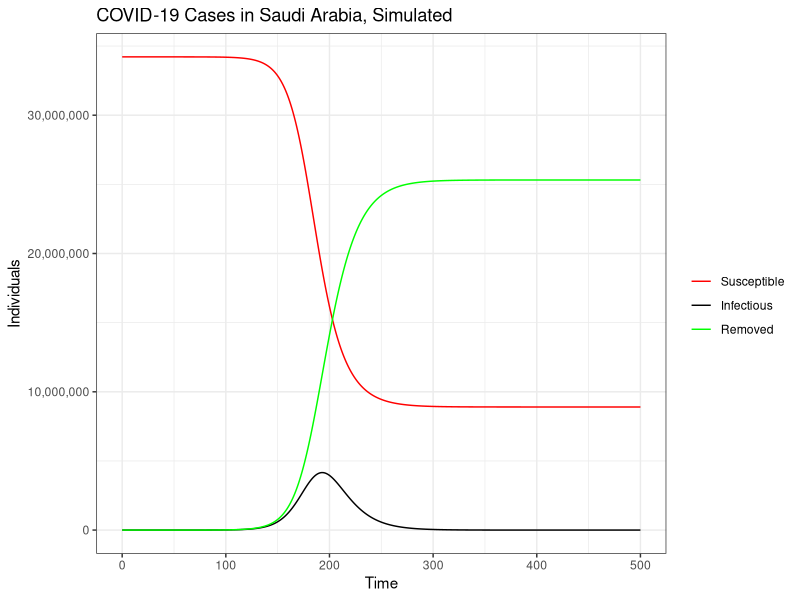
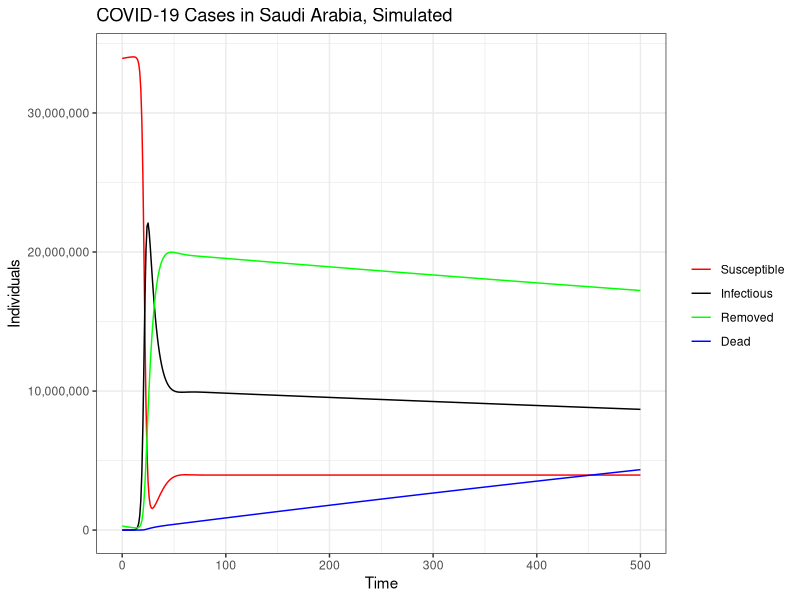
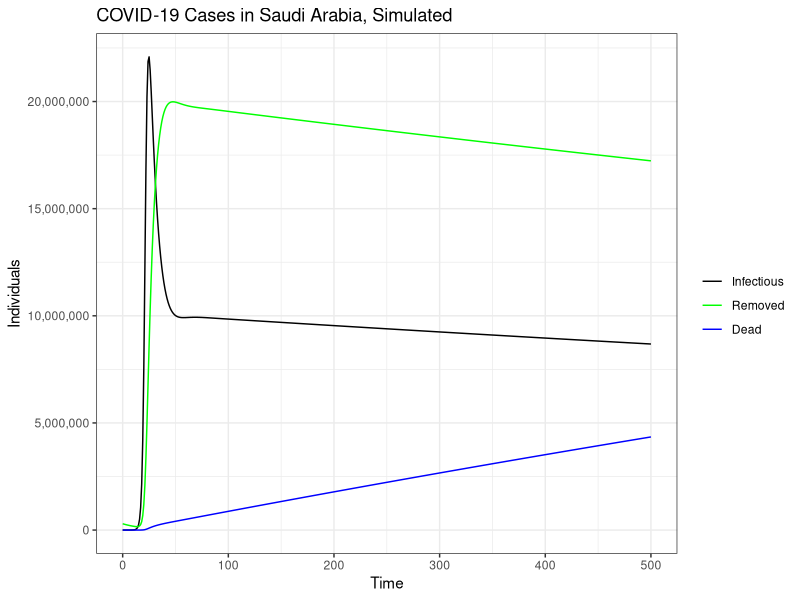

The R source for these figures, in order: (Note: this script raises an error after producing the figures.)
library(deSolve)
library(tidyverse)

#begin with simple SIR function
#sir function
sir <- function(time, init, parameters) {
  with(as.list(c(init, parameters)), {
    dS <- -beta * S * I / N
    dI <-  beta * S * I / N - gamma * I
    dR <-  gamma * I
    
    return(list(c(dS, dI, dR)))
  })
}

#set the parameters
init       <- c(S = 34217997, I = 3, R = 0)
parameters <- c(N = 34218000, beta = 0.182, gamma = 0.1)
times      <- seq(0, 500, by = 1)

#solve the system of ODE's
out <- ode(y = init, times = times, func = sir, parms = parameters)

#convert to dataframe
out <- as.data.frame(out)
#check values
head(out, 10)
#visualize
SIR_graph <- out %>%
  ggplot(aes(x = times)) +
  labs(y="Individuals",
       x="Time",
       title="COVID-19 Cases in Saudi Arabia, Simulated") +
  geom_line(aes(y= S, color = "Susceptible")) +
  geom_line(aes(y= I, color = "Infectious")) +
  geom_line(aes(y= R, color = "Removed")) +
  scale_y_continuous(labels = scales::comma) +
  scale_color_manual(name = "",
                     breaks = c("Susceptible", "Infectious", "Removed"),
                     values = c("red", "black", "green")) + theme_bw()
SIR_graph
## Alternate Plot Method from Source Code
# matplot(x = times, y = out, type = "l",
#         xlab = "Time", ylab = "Susceptible and Recovered", main = "SIR Model",
#         lwd = 1, lty = 1, bty = "l", col = 2:4)
# 
# ## Add legend
# legend(40, 0.7, c("Susceptible", "Infected", "Recovered"), pch = 1, col = 2:4, bty = "n")



#SIRD model with vax-Algeria model using Saudi Arabia data
sird <- function(time, init, parameters) {
  with(as.list(c(init, parameters)), {
    dS <- -beta * S * I / N + alpha * R - epsilon * S / N
    dI <-  beta * S * I / N  - kappa * rho * I - (1 - kappa) * lambda * I
    dR <- (1-kappa) * lambda * I - alpha * R + epsilon * S / N 
    dD <-  kappa * rho * I
    
    return(list(c(dS, dI, dR, dD)))
  })
}
#variable definitions
#beta: infection rate
#kappa: case fatality rate
#alpha: rate at which vaccine is ineffective and vaccinated individuals lose immunity
#epsilon: vaccination rate
#lambda: recovery time
#rho: time to death
#set up parameters
init_vax <- c(S = 33922997, I = 3, R = 295000, D = 0)
parameters_vax <- c(N = 34218000, alpha = 0.05, beta = 0.858, gamma = 0.182, kappa = 0.014, epsilon = 0.0003, lambda = 0.1, rho = .067)
times_vax      <- seq(0, 500, by = 1)

#solve the system of ODE's
out1 <- ode(y = init_vax, times = times_vax, func = sird, parms = parameters_vax)

#convert to dataframe
out1 <- as.data.frame(out1)
#check values
head(out1, 100)
#visualize
SIRD_graph <- out1 %>%
  ggplot(aes(x = times)) +
  labs(y="Individuals",
       x="Time",
       title="COVID-19 Cases in Saudi Arabia, Simulated") +
  geom_line(aes(y= S, color = "Susceptible")) +
  geom_line(aes(y= I, color = "Infectious")) +
  geom_line(aes(y= R, color = "Removed")) +
  geom_line(aes(y =D, color = "Dead")) +
scale_y_continuous(labels = scales::comma) +
  scale_color_manual(name = "",
                     breaks = c("Susceptible", "Infectious", "Removed", "Dead"),
                     values = c("red", "black", "green", "blue")) + theme_bw()
SIRD_graph

#what it looks like without S line
SIRD_graph_noS <- out1 %>%
  ggplot(aes(x = times)) +
  labs(y="Individuals",
       x="Time",
       title="COVID-19 Cases in Saudi Arabia, Simulated") +
  geom_line(aes(y= I, color = "Infectious")) +
  geom_line(aes(y= R, color = "Removed")) +
  geom_line(aes(y =D, color = "Dead")) +
  scale_y_continuous(labels = scales::comma) +
  scale_color_manual(name = "",
                     breaks = c("Infectious", "Removed", "Dead"),
                     values = c("black", "green", "blue")) + theme_bw()
SIRD_graph_noS

#expanded SIRD model
sird_expanded <- function(time, init, parameters) {
  with(as.list(c(init, parameters)), {
    dS_vax <- -beta_vax * S_vax * I_vax / N + epsilon * sigma * S_unvax / N + alpha * R
    dI_vax <- beta_vax * S_vax * I_vax / N - kappa_vax * rho_vax * I_vax - (1 - kappa_vax) * lambda_vax * R
    dS_unvax <- -beta_unvax * S_unvax * I_unvax / N - epsilon * (1 - sigma) * S_unvax - epsilon * sigma * S_unvax
    dI_unvax <- beta_unvax * S_unvax * I_unvax / N - kappa_unvax * rho_unvax * I_unvax - (1 - kappa_unvax) * lambda_unvax * R
    dR <- (1 - kappa_vax) * lambda_vax * I_vax + (1 - kappa_unvax) * lambda_unvax * I_unvax + epsilon * (1 - sigma) * S_unvax / N - alpha * R
    dD <- kappa_vax * rho_vax * I_vax + kappa_unvax * rho_unvax * I_unvax
    return(list(c(dS_vax, dS_unvax, dI_vax, dI_unvax, dR, dD)))
  })
}
#variable definitions
#beta_vax: infection rate of vaccinated individuals
#beta_unvax: infection rate of unvaccinated individuals
#kappa_vax: case fatality rate of vaccinated individuals
#kappa_unvax: case fatality rate of unvaccinated individuals
#alpha: rate at which vaccine is ineffective and removed individuals lose immunity
#epsilon: vaccination rate
#lambda_vax: recovery time of vaccinated individuals
#lambda_unvax: recovery time of unvaccinated individuals
#rho_vax: time to death for vaccinated individuals
#rho_unvax: time to death for unvaccinated individuals
#sigma: vaccine inefficacy rate
#set up parameters
init_expanded <- c(S_vax = 0, S_unvax = 33922997, I_vax = 0, I_unvax = 3, R = 295000, D = 0)
parameters_expanded <- c(N = 34218000, alpha = 0.05, beta_vax = 0.343, beta_unvax = 0.858, kappa_vax = 0.011, kappa_unvax = 0.017, epsilon = 0.0003, sigma = 0.05, lambda_vax = 0.14, rho_vax = 0.05, lambda_unvax = 0.071, rho_unvax = 0.2)
times <- seq(0, 500, by = 1)

#solve the system of ODE's
out2 <- ode(y = init_expanded, times = times, func = sird_expanded, parms = parameters_expanded)

#convert to dataframe
out2 <- as.data.frame(out2)
#check values
head(out2, 100)
#visualize
SIRD_expanded_graph <- out2 %>%
  ggplot(aes(x = times)) +
  labs(y="Individuals",
       x="Time",
       title="COVID-19 Cases in Saudi Arabia, Simulated") +
  geom_line(aes(y= S_vax, color = "Vaccinated and Susceptible")) +
  geom_line(aes(y= S_unvax, color = "Unvaccinated and Susceptible")) +
  geom_line(aes(y= I_vax, color = "Vaccinated and Infectious")) +
  geom_line(aes(y= I_unvax, color = "Unvaccinated and Infectious")) +
  geom_line(aes(y= R, color = "Recovered")) +
  geom_line(aes(y =D, color = "Dead")) +
  scale_y_continuous(labels = scales::comma) +
  scale_color_manual(name = "",
                     breaks = c("Vaccinated and Susceptible", "Unvaccinated and Susceptible", "Vaccinated and Infectious", "Unvaccinated and Infectious", "Removed", "Dead"),
                     values = c("red","maroon", "black", "grey", "green", "blue")) + theme_bw()
SIRD_expanded_graph
